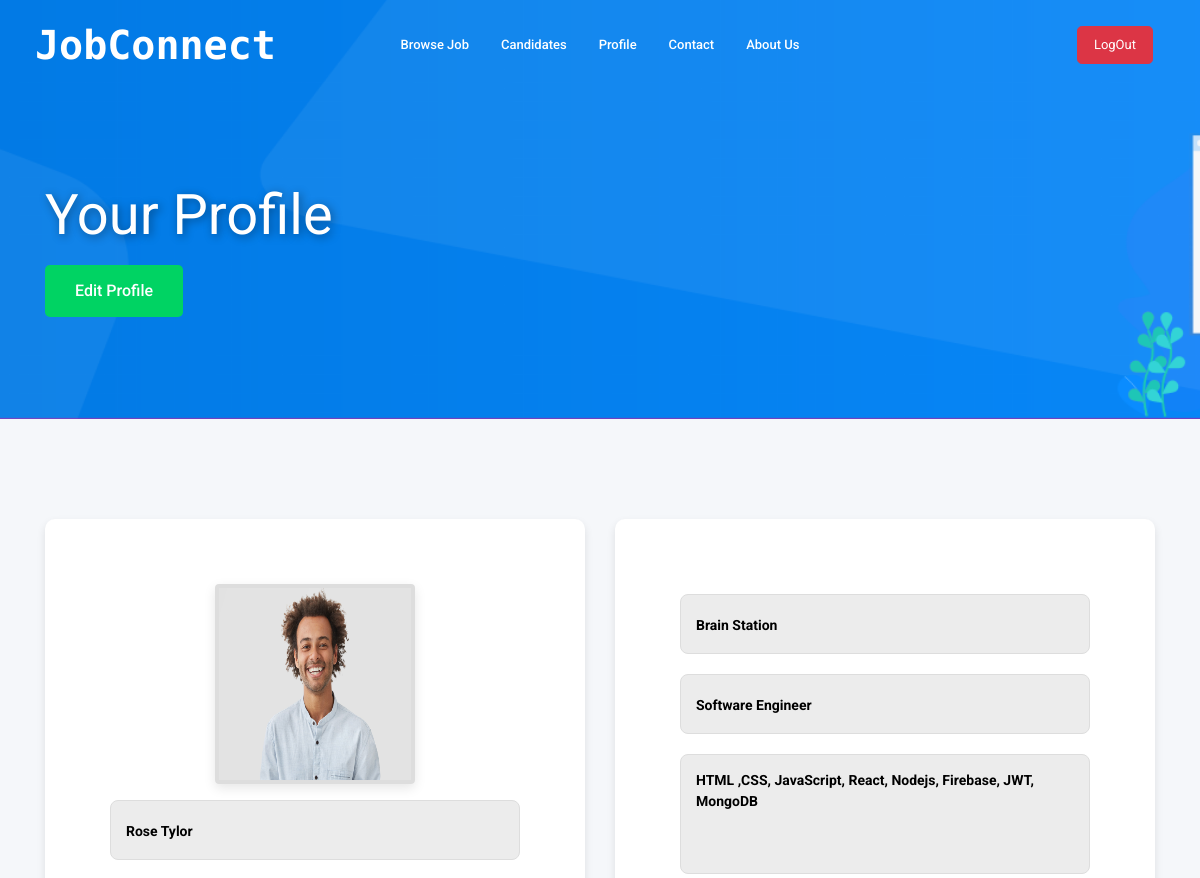
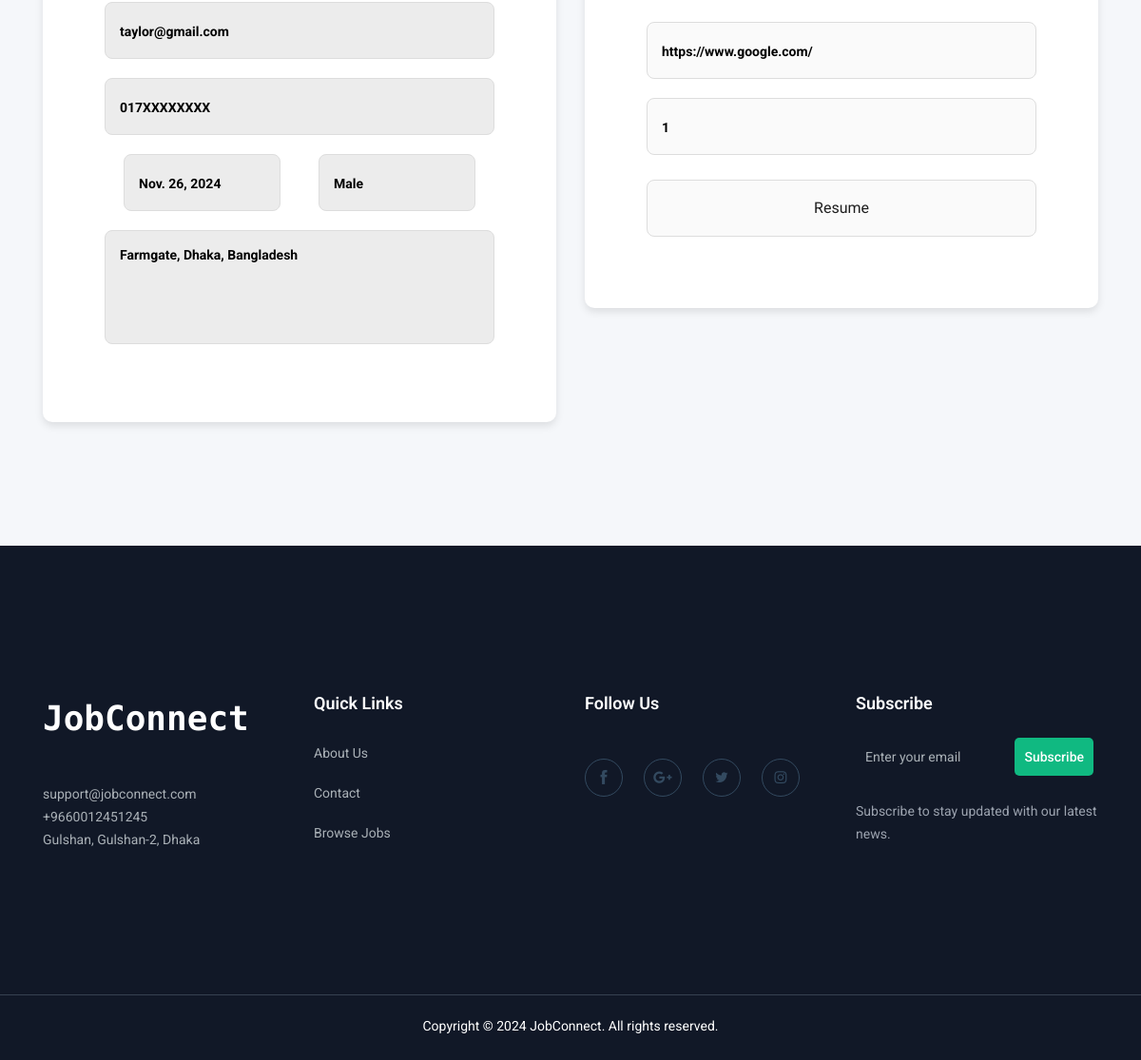
Screenshot of /profile (signed in) with the database file from the repository (2 pictures, top to bottom).
### users/models.py (models this page shows, shortened)
class Candidate(models.Model):
    GENDER_CHOICES = [
        ('Male', 'Male'),
        ('Female', 'Female'),
        ('Others', 'Others')
    ]
    user = models.OneToOneField(User, on_delete=models.CASCADE, blank=False, null=False)
    photo = models.ImageField(upload_to='candidate_photos/', blank=False, null=False)
    phone_number = models.CharField(max_length=20, blank=False, null=False)
    dob = models.DateField(blank=False, null=False)
    gender = models.CharField(max_length=6, choices=GENDER_CHOICES, blank=False, null=False)
    address = models.CharField(max_length=200, blank=False, null=False)
    current_company = models.CharField(max_length=100, blank=False, null=False)
    current_role = models.CharField(max_length=100, blank=False, null=False)
    skills = models.TextField(blank=False, null=False)
    portfolio_link = models.URLField(blank=False, null=False)
    experience_on_field = models.PositiveIntegerField(blank=False, null=False)
    resume = models.FileField(upload_to='candidate_resumes/', blank=False, null=False)

### users/views.py (the view)
# urls.py: path('profile', views.profile, name='profile'),
@login_required
def profile(request):
    try:
        user_profile = UserProfile.objects.get(user=request.user)
    except UserProfile.DoesNotExist:
        return render(request, "Profile.html", {"role": "Superuser"})
    user_role = user_profile.role
    if user_role == "Candidate":
        candidate = Candidate.objects.get(user=request.user)
        return render(request, "Profile.html", {"role": user_role, "candidate": candidate})
    elif user_role == "Recruiter":
        try:
            recruiter = Recruiter.objects.get(user=request.user)
        except Recruiter.DoesNotExist:
            recruiter = None
        return render(request, "Profile.html", {"role": user_role, "recruiter": recruiter})
    else:
        return render(request, "Profile.html", {"role": user_role})

### templates/Profile.html (shortened to what this page needs)
{% extends 'Base.html' %}
{% load static %}
{% block extra-styles %}
    <link rel="stylesheet" href="{% static 'css/Profile.css' %}">
{% endblock %}
{% block content %}
    <div class="bradcam_area bradcam_bg_1">
        <div class="container">
            <div class="row">
                <div class="col-xl-12">
                    <div class="bradcam_text">
                        <h3>your Profile</h3>
                        {% if role == "Candidate" or role == "Recruiter" %}
                            <a href="{% url 'profile-form' %}" class="boxed-btn3 mx-auto mt-3">Edit Profile</a>
                        {% endif %}
                    </div>
                </div>
            </div>
        </div>
    </div>
{% if role == "Candidate" %}
<div class="job_details_area">
    <div class="container">
        <form class="row" method="Post">
                <div class="col-lg-6">
                    <div class="job_sumary">
                        <div class="job_content text-center">
                            <a  type="text" href="{{ candidate.photo.url }}">
                                <img src="{{ candidate.photo.url }}" alt="" width="200" height="200" class="rounded ">
                            </a>
                            <input type="text" name="username" placeholder="{{ candidate.user.username }}" class="input mt-3" disabled>
                            <input type="email" name="email" placeholder="{{ candidate.user.email }}" class="input" disabled>
                            <input type="text" name="phone" placeholder="{{ candidate.phone_number }}" class="input" disabled>
                            <div class="container">
                                <div class="row">
                                    <div class="col">
                                        <input type="text" onfocus="this.type='date'" onblur="this.type='text'" name="dob" placeholder="{{ candidate.dob }}" class="input" disabled>
                                    </div>
                                    <div class="col">
                                        <input type="text" name="phone" placeholder="{{ candidate.gender }}" class="input" disabled>
                                    </div>
                                </div>
                            </div>
                            <textarea placeholder="{{ candidate.address }}" rows="3" name="address" class="textarea" disabled></textarea>
                        </div>
                    </div>
                </div>
                <div class="col-lg-6">
                    <div class="job_sumary">
                        <div class="job_content text-center">
                            <input type="text" name="current_company" placeholder="{{ candidate.current_company }}" class="input" disabled>
                            <input type="text" name="current_company" placeholder="{{ candidate.current_role }}" class="input" disabled>
                            <textarea rows="3" name="skills" placeholder="{{ candidate.skills }}" class="textarea" disabled></textarea>
                            <input type="url" name="portfolio_link" placeholder="{{ candidate.portfolio_link }}" class="input" disabled>
                            <input type="number" name="experience_on_field" placeholder="{{ candidate.experience_on_field }}" class="input" disabled>
                            <button class="input mt-3">
                                <a  type="text" href="{{ candidate.resume.url }}">Resume</a>
                            </button>
                        </div>
                    </div>
                </div>
        </form>
    </div>
</div>
{% else %}
<h1 class="text-info text-center my-5">You are admin!</h1>
{% endif %}
{% endblock %}

### templates/Base.html (shortened to what this page needs)
<!DOCTYPE html>
<html class="no-js" lang="zxx">
{% load static %}
<head>
  {% block extra-styles %}
  {% endblock %}
  <link rel="stylesheet" href="{% static 'css/bootstrap.min.css' %}">
  <link rel="stylesheet" href="{% static 'css/owl.carousel.min.css' %}">
  <link rel="stylesheet" href="{% static 'css/magnific-popup.css' %}">
  <link rel="stylesheet" href="{% static 'css/font-awesome.min.css' %}">
  <link rel="stylesheet" href="{% static 'css/themify-icons.css' %}">
  <link rel="stylesheet" href="{% static 'css/nice-select.css' %}">
  <link rel="stylesheet" href="{% static 'css/flaticon.css' %}">
  <link rel="stylesheet" href="{% static 'css/gijgo.css' %}">
  <link rel="stylesheet" href="{% static 'css/animate.min.css' %}">
  <link rel="stylesheet" href="{% static 'css/slicknav.css' %}">
  <link rel="stylesheet" href="{% static 'css/style.css' %}">
</head>
<body>
  <header>
      <div class="header-area">
          <div id="sticky-header" class="main-header-area">
              <div class="container-fluid">
                  <div class="header_bottom_border">
                      <div class="row align-items-center">
                          <div class="col-xl-3 col-lg-2">
                              <div class="logo">
                                  <a class="my-logo" href="{% url 'home' %}">JobConnect</a>
                              </div>
                          </div>
                          <div class="col-xl-6 col-lg-7">
                              <div class="main-menu d-none d-lg-block">
                                  <nav>
                                      <ul id="navigation">
                                          {% if user.is_authenticated %}
                                          <li><a href="{% url 'jobs' '-published' %}">Browse Job</a></li>
                                          <li><a href="{% url 'candidates' %}">Candidates</a></li>
                                          <li><a href="{% url 'profile' %}">Profile</a></li>
                                          {% endif %}
                                          <li><a href="{% url 'contact' %}">Contact</a></li>
                                          <li><a href="{% url 'about_us' %}">About Us</a></li>
                                      </ul>
                                  </nav>
                              </div>
                          </div>
                          <div class="col-xl-3 col-lg-3 d-none d-lg-block">
                              <div class="Appointment">
                                  <div class="phone_num d-none d-xl-block">
                                      {% if user.is_authenticated %}
                                      <a href="{% url 'logout' %}" class="btn btn-danger btn-lg">LogOut</a>
                                      {% else %}
                                      <a href="{% url 'login' %}" class="boxed-btn3">Login</a>
                                      {% endif %}
                                  </div>
                              </div>
                          </div>
                          <div class="col-12">
                          </div>
                      </div>
                  </div>
              </div>
          </div>
      </div>
  </header>
  {% block content %}
  {% endblock %}
 <footer class="footer">
  <div class="footer_top">
      <div class="container">
          <div class="row">
              <div class="col-xl-3 col-md-6 col-lg-3">
                  <div class="footer_widget">
                      <div class="footer_logo">
                          <a class="my-logo" href="{% url 'home' %}">JobConnect</a>
                      </div>
                      <p>
                          support@jobconnect.com <br>
                          +9660012451245 <br>
                         Gulshan, Gulshan-2, Dhaka
                      </p>
                  </div>
              </div>
              <div class="col-xl-3 col-md-6 col-lg-3">
                  <div class="footer_widget">
                      <h4>Quick Links</h4>
                      <ul>
                          <li><a href="{% url 'about_us' %}">About Us</a></li>
                          <li><a href="{% url 'contact' %}">Contact</a></li>
                          <li><a href="{% url 'jobs' '-published' %}">Browse Jobs</a></li>
                      </ul>
                  </div>
              </div>
              <div class="col-xl-3 col-md-6 col-lg-3">
                  <div class="footer_widget">
                      <h4>Follow Us</h4>
                      <div class="socail_links">
                          <ul>
                              <li><a href="#"><i class="ti-facebook"></i></a></li>
                              <li><a href="#"><i class="fa fa-google-plus"></i></a></li>
                              <li><a href="#"><i class="fa fa-twitter"></i></a></li>
                              <li><a href="#"><i class="fa fa-instagram"></i></a></li>
                          </ul>
                      </div>
                  </div>
              </div>
              <div class="col-xl-3 col-md-6 col-lg-3">
                  <div class="footer_widget">
                      <h4>Subscribe</h4>
                      <form action="{% url 'subscribe' %}" class="newsletter_form">
                          <input type="email" placeholder="Enter your email" style="padding: 10px; width: 80%; border: none; border-radius: 5px;">
                          <button type="submit" style="padding: 10px; background-color: #10B981; border: none; color: white; border-radius: 5px; margin-left: 5px;">Subscribe</button>
                      </form>
                      <p style="margin-top: 10px; color: #9CA3AF;">Subscribe to stay updated with our latest news.</p>
                  </div>
              </div>
          </div>
      </div>
  </div>
  <div class="footer_bottom">
      <p>Copyright &copy; 2024 JobConnect. All rights reserved.</p>
  </div>
</footer>
</body>
</html>

### static/css/Profile.css (style rules this page uses)
.input { height: 60px; border: 1px solid #E8E8E8; padding: 20px; -webkit-border-radius: 5px; -moz-border-radius: 5px; border-radius: 5px; width: 100%; margin-bottom: 20px; }
.textarea { border: 1px solid #E8E8E8; padding: 20px; -webkit-border-radius: 5px; -moz-border-radius: 5px; border-radius: 5px; width: 100%; margin-bottom: 20px; }
.input::placeholder, .textarea::placeholder { font-weight: bold; opacity: 1; color: #000; }

### templates/Profile.html (style rules this page uses)
.bradcam_area { background: #6f42c1; padding: 50px 0; }
.bradcam_text h3 { font-size: 2.5rem; font-weight: 700; color: white; text-shadow: 2px 2px 10px rgba(0, 0, 0, 0.4); }
.boxed-btn3 { background-color: #f5a623; color: white; border-radius: 30px; font-size: 1.1rem; padding: 12px 30px; margin-top: 20px; text-decoration: none; display: inline-block; transition: background-color 0.3s ease; }
.job_details_area { background-color: #f4f7fa; padding: 50px 0; }
.job_sumary { background: white; border-radius: 10px; box-shadow: 0 4px 8px rgba(0, 0, 0, 0.1); padding: 25px; margin-bottom: 30px; }
.job_content img { border-radius: 50%; border: 4px solid #ddd; box-shadow: 0 4px 12px rgba(0, 0, 0, 0.1); }
.input, .textarea { width: 100%; padding: 15px; margin: 10px 0; font-size: 1rem; border: 1px solid #ddd; border-radius: 8px; background-color: #fafafa; transition: border-color 0.3s ease; }
.textarea { height: 120px; resize: none; }
.input[type="text"]:disabled, .input[type="email"]:disabled, .textarea:disabled { background-color: #ececec; color: #999; }
.container .row .col { padding-right: 20px; padding-left: 20px; }

### templates/Base.html (style rules this page uses)
.my-logo { color: #FFFFFF; font-family: "Fira Code", monospace; font-weight: 600; font-style: normal; font-size: 40px; text-decoration: none; }
.footer { background-color: #111827; color: #FFFFFF; padding: 10px 0; font-family: "Fira Code", monospace; }
.footer_top { border-bottom: 1px solid #374151; }
.footer_widget { margin-bottom: 20px; }
.footer_logo a { font-size: 36px; font-weight: bold; color: #FFFFFF; text-decoration: none; }
.footer p { color: #FFFFFF; margin-top: 10px; font-size: 14px; line-height: 1.8; }
.socail_links ul { list-style: none; padding: 0; display: flex; gap: 15px; margin-top: 20px; }
.socail_links ul li a { display: inline-block; width: 40px; height: 40px; line-height: 40px; background-color: #FFFFFF; color: #F9FAFB; text-align: center; border-radius: 50%; transition: all 0.3s ease; }
.footer_bottom { margin-top: 20px; text-align: center; font-size: 14px; color: #FFFFFF; }
.footer_widget h4 { font-size: 18px; font-weight: 600; color: #FFFFFF; margin-bottom: 20px; }

### rows the page displays
Candidate: photo (picture), username "Rose Tylor", email "taylor@gmail.com", phone "017XXXXXXXX", dob "Nov. 26, 2024", phone "Male", address "Farmgate, Dhaka, Bangladesh", current_company "Brain Station", current_company "Software Engineer", skills "HTML ,CSS, JavaScript, React, Nodejs, Firebase, JWT, MongoDB", portfolio_link "https://www.google.com/", experience_on_field "1"
